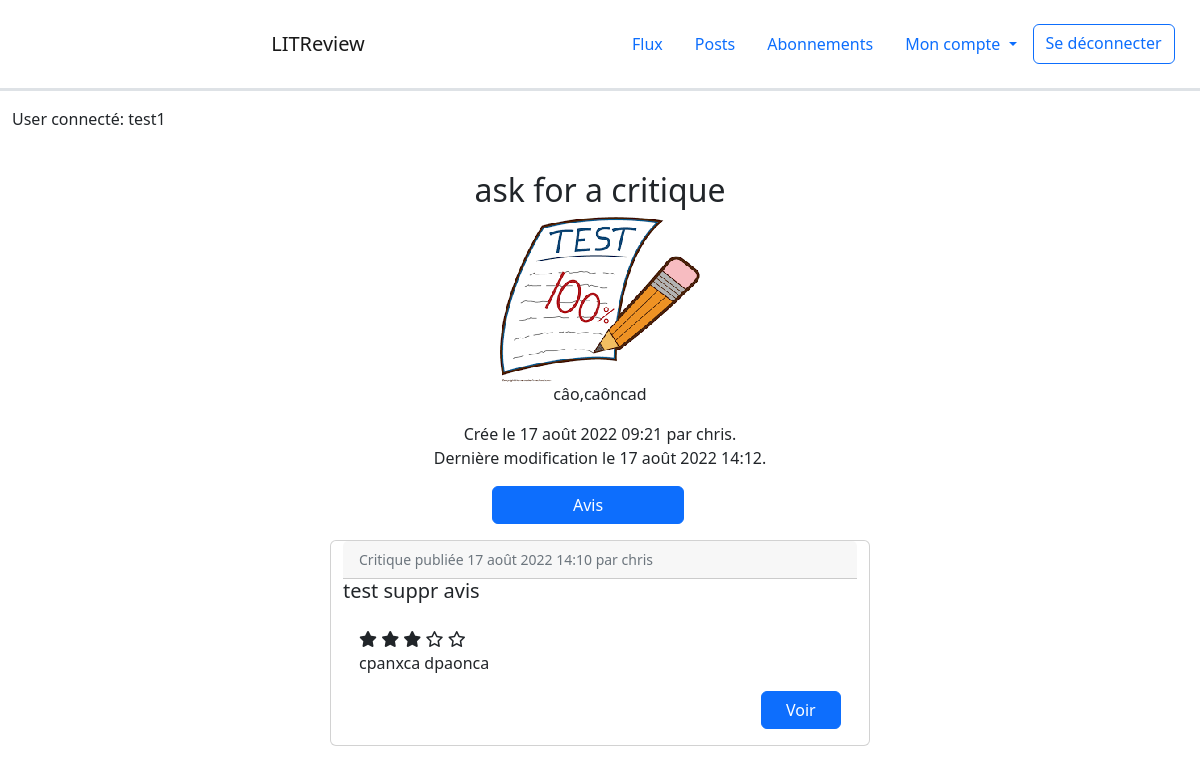
Page /ticket/5 (signed in) on the committed database.
### authentication/models.py (models this page shows)
class User(AbstractUser):
    follows = models.ManyToManyField(
        'self',
        symmetrical=False,
        verbose_name='Utilisateurs suivis: ',
        through='UserFollows',
        related_name='followed_users'
    )
    followers = models.ManyToManyField(
        'self',
        symmetrical=False,
        verbose_name='Utilisateurs abonnés: ',
        through='UserFollowing',
        related_name='followed_by'
    )

### reviews/models.py (models this page shows, shortened)
class Ticket(models.Model):
    title = models.fields.CharField(max_length=128)
    description = models.fields.TextField(max_length=2048, blank=True)
    image = models.ImageField(null=True, blank=True)
    time_created = models.DateTimeField(default=timezone.now)
    last_edited = models.DateTimeField(default=timezone.now, null=True)
    user = models.ForeignKey(settings.AUTH_USER_MODEL, null=True, on_delete=models.CASCADE)
    IMAGE_MAX_SIZE = (200, 200)

class Review(models.Model):
    class Rating(models.IntegerChoices):
        ZERO = 0
        ONE = 1
        TWO = 2
        THREE = 3
        FOUR = 4
        FIVE = 5
    ticket = models.ForeignKey(Ticket, on_delete=models.CASCADE)
    headline = models.fields.CharField(max_length=128)
    body = models.fields.TextField(max_length=8192, blank=True)
    rating = models.fields.IntegerField(choices=Rating.choices, default=0)
    time_created = models.DateTimeField(timezone.now)
    last_edited = models.DateTimeField(timezone.now, null=True)
    user = models.ForeignKey(settings.AUTH_USER_MODEL, on_delete=models.CASCADE)

### reviews/views.py (the view)
# urls.py: path('ticket/<int:ticket_id>', reviews.views.view_ticket, name='view_ticket'),
@login_required
def view_ticket(request, ticket_id):
    ticket = get_object_or_404(models.Ticket, id=ticket_id)
    reviews = models.Review.objects.filter(Q(ticket=ticket))
    return render(request, 'reviews/view_ticket.html', {'ticket': ticket, 'reviews': reviews})

### reviews/templates/reviews/view_ticket.html
{% extends 'base.html' %}
{% block content %}
<div class="container-fluid">
    <div class="row text-center">
        <h2 class="mt-4">{{ ticket.title }}</h2>
        {% if ticket.image %}
        <div class="col">
            <img src="{{ ticket.image.url }}">
        </div>
        {% endif %}
        <p>{{ ticket.description }}</p>
        {% if ticket.last_edited %}
            <p>Crée le {{ ticket.time_created }} par {{ ticket.user }}. <br>
            Dernière modification le {{ ticket.last_edited }}. </p>
        {% else %}
            <p>Crée le {{ ticket.time_created }} par {{ ticket.user }}. </p>
        {% endif %}
        <div class="row">
            {% if request.user == ticket.user %}
                <p><a class="btn btn-primary col-1" href="{% url 'edit_ticket' ticket.id %}">Modifier</a>
                <a class="btn btn-primary col-1" href="{% url 'delete_ticket' ticket.id %}">Supprimer</a>
                <a class="btn btn-primary col-2" href="{% url 'review' ticket.id %}">Avis</a></p>
            {% else %}
                <p><a class="btn btn-primary col-2" href="{% url 'review' ticket.id %}">Avis</a></p>
            {% endif %}
        </div>
    </div>
    <div class="row">
        {% for review in reviews %}
            {% include 'reviews/partials/review_snippet.html' with review=review %}
        {% endfor %}
    </div>
</div>
{% endblock content %}

### templates/base.html (shortened to what this page needs)
<html>
    <head>
        <link href="https://cdn.jsdelivr.net/npm/bootstrap@5.2.0-beta1/dist/css/bootstrap.min.css"
              rel="stylesheet"
>
    </head>
    <body>
    <div class="container-fluid">
        <div class="row border-3 d-flex flex-column flex-md-row align-items-center p-3 px-md-4 mb-3 bg-white border-bottom box-shadow">
            <header>
                <nav class="navbar-expand navbar">
                    <a class="navbar-brand col col-6 text-center" href="{% url 'feed' %}">LITReview</a>
                    <div class="collapse navbar-collapse col flex-content-right" id="navbarSupportedContent">
                        <ul class="nav nav-pills flex-column flex-md-row">
                          <li class="nav-item">
                            {% url 'feed' as url %}
                            <a class="nav-link {% if request.path == url %}active{% endif %}" aria-current="page"
                               href="{{ url }}">Flux</a>
                          </li>
                          <li class="nav-item">
                              {% url 'posts' as url %}
                              <a class="nav-link {% if request.path == url %}active{% endif %}"
                                 href="{{ url }}">Posts</a>
                          </li>
                          <li class="nav-item">
                              {% url 'follow_users' as url %}
                              <a class="nav-link {% if request.path == url %}active{% endif %}"
                                 href="{{ url }}">Abonnements</a>
                          </li>
                          <li class="nav-item dropdown">
                              {% url 'password_change' as url %}
                              <a class="nav-link
                              dropdown-toggle"
                                 href="#" id="navbarDropdownMenuLink" role="button"
                                 data-bs-toggle="dropdown" aria-expanded="false">
                                Mon compte
                              </a>
                          </li>
                          <a class="btn btn-outline-primary" href="{% url 'logout' %}">Se déconnecter</a>
                        </ul>
                    </div>
                </nav>
            </header>
        </div>
        {% if request.user.is_authenticated %}
            <p>User connecté: {{ request.user.username }}</p>
        {% endif %}
    </div>
        {% block content %}
        {% endblock content %}
    </body>
</html>

### reviews/templates/reviews/partials/review_snippet.html
{% load review_tag %}
<div class="container-fluid">
    <div class="row justify-content-center">
        <div class="card mb-4" style="max-width: 540px;">
          <div class="row g-0">
              <p class="card-header"><small class="text-muted">Critique publiée {{ review.last_edited }}
                    par {{ review.user}}</small></p>
            <h5 class="card-title">{{ review.headline }}</h5>
            <div class="post card-body col-md-8">
                {% if review.rating == 0 %}
                    <i class="fa-regular fa-star"></i>
                    <i class="fa-regular fa-star"></i>
                    <i class="fa-regular fa-star"></i>
                    <i class="fa-regular fa-star"></i>
                    <i class="fa-regular fa-star"></i>
                {% elif review.rating == 1 %}
                    <i class="fa-solid fa-star"></i>
                    <i class="fa-regular fa-star"></i>
                    <i class="fa-regular fa-star"></i>
                    <i class="fa-regular fa-star"></i>
                    <i class="fa-regular fa-star"></i>
                {% elif review.rating == 2 %}
                    <i class="fa-solid fa-star"></i>
                    <i class="fa-solid fa-star"></i>
                    <i class="fa-regular fa-star"></i>
                    <i class="fa-regular fa-star"></i>
                    <i class="fa-regular fa-star"></i>
                {% elif review.rating == 3 %}
                    <i class="fa-solid fa-star"></i>
                    <i class="fa-solid fa-star"></i>
                    <i class="fa-solid fa-star"></i>
                    <i class="fa-regular fa-star"></i>
                    <i class="fa-regular fa-star"></i>
                {% elif review.rating == 4 %}
                    <i class="fa-solid fa-star"></i>
                    <i class="fa-solid fa-star"></i>
                    <i class="fa-solid fa-star"></i>
                    <i class="fa-solid fa-star"></i>
                    <i class="fa-regular fa-star"></i>
                {% elif review.rating == 5 %}
                    <i class="fa-solid fa-star"></i>
                    <i class="fa-solid fa-star"></i>
                    <i class="fa-solid fa-star"></i>
                    <i class="fa-solid fa-star"></i>
                    <i class="fa-solid fa-star"></i>
                {% endif %}
                <p class="card-text">{{ review.body }}</p>
                <div class="text-end">
                    <a class="btn btn-primary col-2" href="{% url 'view_review' review.id %}">Voir</a>
                </div>
            </div>
          </div>
        </div>
    </div>
</div>

### rows in the picture
User: user.username "test1"
Ticket: title "ask for a critique", image (picture), description "câo,caôncad", time_created "17 août 2022 09:21", user "chris", last_edited "17 août 2022 14:12"
Review: last_edited "17 août 2022 14:10", user "chris", headline "test suppr avis", rating 3 (drawn), body "cpanxca dpaonca"
